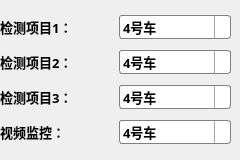
       <widget class="QWidget" name="tab_7">
        <attribute name="title">
         <string>2号单轨</string>
        </attribute>
        <widget class="QWidget" name="layoutWidget">
         <property name="geometry">
          <rect>
           <x>0</x>
           <y>10</y>
           <width>231</width>
           <height>141</height>
          </rect>
         </property>
         <layout class="QVBoxLayout" name="verticalLayout">
          <item>
           <layout class="QHBoxLayout" name="horizontalLayout_5">
            <item>
             <widget class="QLabel" name="label_29">
              <property name="font">
               <font>
                <family>幼圆</family>
                <pointsize>10</pointsize>
                <weight>75</weight>
                <bold>true</bold>
               </font>
              </property>
              <property name="text">
               <string>检测项目1：</string>
              </property>
             </widget>
            </item>
            <item>
             <widget class="QComboBox" name="comboBox">
              <property name="font">
               <font>
                <family>幼圆</family>
                <pointsize>10</pointsize>
                <weight>75</weight>
                <bold>true</bold>
               </font>
              </property>
              <property name="toolTip">
               <string>请分配任务</string>
              </property>
              <property name="styleSheet">
               <string notr="true">QComboBox {
    border: 1px solid gray;
    border-radius: 3px;
    padding: 1px 18px 1px 3px;
    min-width: 6em;
}

QComboBox:editable {
    background: white;
}

QComboBox:!editable, QComboBox::drop-down:editable {
     background: qlineargradient(x1: 0, y1: 0, x2: 0, y2: 1,
                                 stop: 0 #E1E1E1, stop: 0.4 #DDDDDD,
                                 stop: 0.5 #D8D8D8, stop: 1.0 #D3D3D3);
}

/* QComboBox gets the &quot;on&quot; state when the popup is open */
QComboBox:!editable:on, QComboBox::drop-down:editable:on {
    background: qlineargradient(x1: 0, y1: 0, x2: 0, y2: 1,
                                stop: 0 #D3D3D3, stop: 0.4 #D8D8D8,
                                stop: 0.5 #DDDDDD, stop: 1.0 #E1E1E1);
}

QComboBox:on { /* shift the text when the popup opens */
    padding-top: 3px;
    padding-left: 4px;
}

QComboBox::drop-down {
    subcontrol-origin: padding;
    subcontrol-position: top right;
    width: 15px;

    border-left-width: 1px;
    border-left-color: darkgray;
    border-left-style: solid; /* just a single line */
    border-top-right-radius: 3px; /* same radius as the QComboBox */
    border-bottom-right-radius: 3px;
}

QComboBox::down-arrow {
    image: url(/usr/share/icons/crystalsvg/16x16/actions/1downarrow.png);
}

QComboBox::down-arrow:on { /* shift the arrow when popup is open */
    top: 1px;
    left: 1px;
}</string>
              </property>
              <property name="insertPolicy">
               <enum>QComboBox::InsertAtBottom</enum>
              </property>
              <property name="sizeAdjustPolicy">
               <enum>QComboBox::AdjustToContentsOnFirstShow</enum>
              </property>
              <item>
               <property name="text">
                <string>4号车</string>
               </property>
              </item>
              <item>
               <property name="text">
                <string>5号车</string>
               </property>
              </item>
              <item>
               <property name="text">
                <string>6号车</string>
               </property>
              </item>
             </widget>
            </item>
           </layout>
          </item>
          <item>
           <layout class="QHBoxLayout" name="horizontalLayout_6">
            <item>
             <widget class="QLabel" name="label_30">
              <property name="font">
               <font>
                <family>幼圆</family>
                <pointsize>10</pointsize>
                <weight>75</weight>
                <bold>true</bold>
               </font>
              </property>
              <property name="text">
               <string>检测项目2：</string>
              </property>
             </widget>
            </item>
            <item>
             <widget class="QComboBox" name="comboBox_2">
              <property name="font">
               <font>
                <family>幼圆</family>
                <pointsize>10</pointsize>
                <weight>75</weight>
                <bold>true</bold>
               </font>
              </property>
              <property name="toolTip">
               <string>请分配任务</string>
              </property>
              <property name="styleSheet">
               <string notr="true">QComboBox {
    border: 1px solid gray;
    border-radius: 3px;
    padding: 1px 18px 1px 3px;
    min-width: 6em;
}

QComboBox:editable {
    background: white;
}

QComboBox:!editable, QComboBox::drop-down:editable {
     background: qlineargradient(x1: 0, y1: 0, x2: 0, y2: 1,
                                 stop: 0 #E1E1E1, stop: 0.4 #DDDDDD,
                                 stop: 0.5 #D8D8D8, stop: 1.0 #D3D3D3);
}

/* QComboBox gets the &quot;on&quot; state when the popup is open */
QComboBox:!editable:on, QComboBox::drop-down:editable:on {
    background: qlineargradient(x1: 0, y1: 0, x2: 0, y2: 1,
                                stop: 0 #D3D3D3, stop: 0.4 #D8D8D8,
                                stop: 0.5 #DDDDDD, stop: 1.0 #E1E1E1);
}

QComboBox:on { /* shift the text when the popup opens */
    padding-top: 3px;
    padding-left: 4px;
}

QComboBox::drop-down {
    subcontrol-origin: padding;
    subcontrol-position: top right;
    width: 15px;

    border-left-width: 1px;
    border-left-color: darkgray;
    border-left-style: solid; /* just a single line */
    border-top-right-radius: 3px; /* same radius as the QComboBox */
    border-bottom-right-radius: 3px;
}

QComboBox::down-arrow {
    image: url(/usr/share/icons/crystalsvg/16x16/actions/1downarrow.png);
}

QComboBox::down-arrow:on { /* shift the arrow when popup is open */
    top: 1px;
    left: 1px;
}</string>
              </property>
              <item>
               <property name="text">
                <string>4号车</string>
               </property>
              </item>
              <item>
               <property name="text">
                <string>5号车</string>
               </property>
              </item>
              <item>
               <property name="text">
                <string>6号车</string>
               </property>
              </item>
             </widget>
            </item>
           </layout>
          </item>
          <item>
           <layout class="QHBoxLayout" name="horizontalLayout_7">
            <item>
             <widget class="QLabel" name="label_31">
              <property name="font">
               <font>
                <family>幼圆</family>
                <pointsize>10</pointsize>
                <weight>75</weight>
                <bold>true</bold>
               </font>
              </property>
              <property name="text">
               <string>检测项目3：</string>
              </property>
             </widget>
            </item>
            <item>
             <widget class="QComboBox" name="comboBox_3">
              <property name="font">
               <font>
                <family>幼圆</family>
                <pointsize>10</pointsize>
                <weight>75</weight>
                <bold>true</bold>
               </font>
              </property>
              <property name="toolTip">
               <string>请分配任务</string>
              </property>
              <property name="styleSheet">
               <string notr="true">QComboBox {
    border: 1px solid gray;
    border-radius: 3px;
    padding: 1px 18px 1px 3px;
    min-width: 6em;
}

QComboBox:editable {
    background: white;
}

QComboBox:!editable, QComboBox::drop-down:editable {
     background: qlineargradient(x1: 0, y1: 0, x2: 0, y2: 1,
                                 stop: 0 #E1E1E1, stop: 0.4 #DDDDDD,
                                 stop: 0.5 #D8D8D8, stop: 1.0 #D3D3D3);
}

/* QComboBox gets the &quot;on&quot; state when the popup is open */
QComboBox:!editable:on, QComboBox::drop-down:editable:on {
    background: qlineargradient(x1: 0, y1: 0, x2: 0, y2: 1,
                                stop: 0 #D3D3D3, stop: 0.4 #D8D8D8,
                                stop: 0.5 #DDDDDD, stop: 1.0 #E1E1E1);
}

QComboBox:on { /* shift the text when the popup opens */
    padding-top: 3px;
    padding-left: 4px;
}

QComboBox::drop-down {
    subcontrol-origin: padding;
    subcontrol-position: top right;
    width: 15px;

    border-left-width: 1px;
    border-left-color: darkgray;
    border-left-style: solid; /* just a single line */
    border-top-right-radius: 3px; /* same radius as the QComboBox */
    border-bottom-right-radius: 3px;
}

QComboBox::down-arrow {
    image: url(/usr/share/icons/crystalsvg/16x16/actions/1downarrow.png);
}

QComboBox::down-arrow:on { /* shift the arrow when popup is open */
    top: 1px;
    left: 1px;
}</string>
              </property>
              <item>
               <property name="text">
                <string>4号车</string>
               </property>
              </item>
              <item>
               <property name="text">
                <string>5号车</string>
               </property>
              </item>
              <item>
               <property name="text">
                <string>6号车</string>
               </property>
              </item>
             </widget>
            </item>
           </layout>
          </item>
          <item>
           <layout class="QHBoxLayout" name="horizontalLayout_8">
            <item>
             <widget class="QLabel" name="label_32">
              <property name="font">
               <font>
                <family>幼圆</family>
                <pointsize>10</pointsize>
                <weight>75</weight>
                <bold>true</bold>
               </font>
              </property>
              <property name="text">
               <string>视频监控：</string>
              </property>
             </widget>
            </item>
            <item>
             <widget class="QComboBox" name="comboBox_4">
              <property name="font">
               <font>
                <family>幼圆</family>
                <pointsize>10</pointsize>
                <weight>75</weight>
                <bold>true</bold>
               </font>
              </property>
              <property name="toolTip">
               <string>请分配任务</string>
              </property>
              <property name="styleSheet">
               <string notr="true">QComboBox {
    border: 1px solid gray;
    border-radius: 3px;
    padding: 1px 18px 1px 3px;
    min-width: 6em;
}

QComboBox:editable {
    background: white;
}

QComboBox:!editable, QComboBox::drop-down:editable {
     background: qlineargradient(x1: 0, y1: 0, x2: 0, y2: 1,
                                 stop: 0 #E1E1E1, stop: 0.4 #DDDDDD,
                                 stop: 0.5 #D8D8D8, stop: 1.0 #D3D3D3);
}

/* QComboBox gets the &quot;on&quot; state when the popup is open */
QComboBox:!editable:on, QComboBox::drop-down:editable:on {
    background: qlineargradient(x1: 0, y1: 0, x2: 0, y2: 1,
                                stop: 0 #D3D3D3, stop: 0.4 #D8D8D8,
                                stop: 0.5 #DDDDDD, stop: 1.0 #E1E1E1);
}

QComboBox:on { /* shift the text when the popup opens */
    padding-top: 3px;
    padding-left: 4px;
}

QComboBox::drop-down {
    subcontrol-origin: padding;
    subcontrol-position: top right;
    width: 15px;

    border-left-width: 1px;
    border-left-color: darkgray;
    border-left-style: solid; /* just a single line */
    border-top-right-radius: 3px; /* same radius as the QComboBox */
    border-bottom-right-radius: 3px;
}

QComboBox::down-arrow {
    image: url(/usr/share/icons/crystalsvg/16x16/actions/1downarrow.png);
}

QComboBox::down-arrow:on { /* shift the arrow when popup is open */
    top: 1px;
    left: 1px;
}</string>
              </property>
              <item>
               <property name="text">
                <string>4号车</string>
               </property>
              </item>
              <item>
               <property name="text">
                <string>5号车</string>
               </property>
              </item>
              <item>
               <property name="text">
                <string>6号车</string>
               </property>
              </item>
             </widget>
            </item>
           </layout>
          </item>
         </layout>
        </widget>
       </widget>
